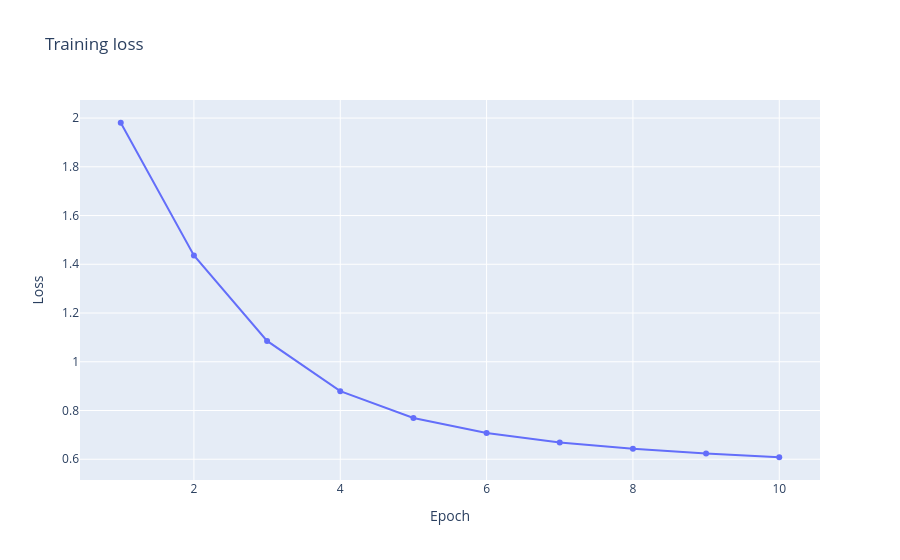
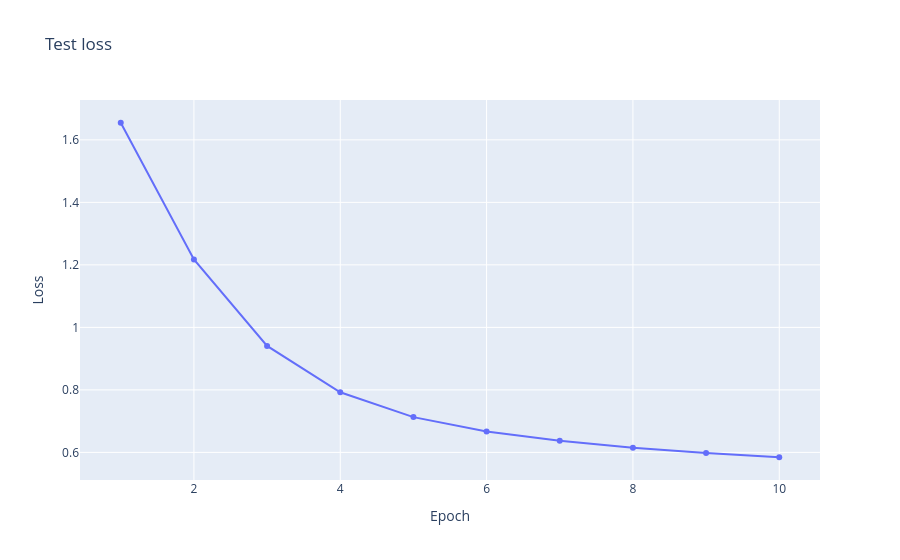

The cell these charts' notebook holds for them, in order:
### Code cell
# Display training and testing data and log data as a Pandas dataframe

# Training data
train_fig = go.Figure()
for optim, train_loss in train_losses.items():
    train_fig.add_trace(go.Scatter(x=epochs, y=train_loss, mode='lines+markers', name=optim))

train_fig.update_layout(title="Training loss",
                  xaxis_title="Epoch",
                  yaxis_title="Loss",
                  legend_title="Optimizers"
                  )
train_fig.show()
with open("training_data.json", "w") as file:
    json.dump(train_losses, file)
train_artifact = wandb.Artifact("training_data", type="data")
train_artifact.add_file("training_data.json")

test_fig = go.Figure()
for optim, test_loss in test_losses.items():
    test_fig.add_trace(go.Scatter(x=epochs, y=test_loss, mode='lines+markers', name=optim))

test_fig.update_layout(title="Test loss",
                  xaxis_title="Epoch",
                  yaxis_title="Loss",
                  legend_title="Optimizers",
                  )
test_fig.show()
with open("testing_data.json", "w") as file:
    json.dump(test_losses, file)
test_artifact = wandb.Artifact("testing_data", type="data")
test_artifact.add_file("testing_data.json")

### Figure 1 — Plotly figure (JSON) as saved in the notebook; plotly's stock layout.template omitted (floating-point values rounded to 4 significant figures)
{"data": [{"mode": "lines+markers", "name": "Adam", "type": "scatter", "x": [1, 2, 3, 4, 5, 6, 7, 8, 9, 10], "y": [1.981, 1.436, 1.086, 0.8794, 0.7694, 0.7075, 0.6691, 0.6428, 0.6233, 0.6082]}], "layout": {"legend": {"title": {"text": "Optimizers"}}, "title": {"text": "Training loss"}, "xaxis": {"title": {"text": "Epoch"}}, "yaxis": {"title": {"text": "Loss"}}}}

### Figure 2 — Plotly figure (JSON) as saved in the notebook; plotly's stock layout.template omitted (floating-point values rounded to 4 significant figures)
{"data": [{"mode": "lines+markers", "name": "Adam", "type": "scatter", "x": [1, 2, 3, 4, 5, 6, 7, 8, 9, 10], "y": [1.655, 1.217, 0.9408, 0.7923, 0.7129, 0.6666, 0.6371, 0.6148, 0.5982, 0.5844]}], "layout": {"legend": {"title": {"text": "Optimizers"}}, "title": {"text": "Test loss"}, "xaxis": {"title": {"text": "Epoch"}}, "yaxis": {"title": {"text": "Loss"}}}}
